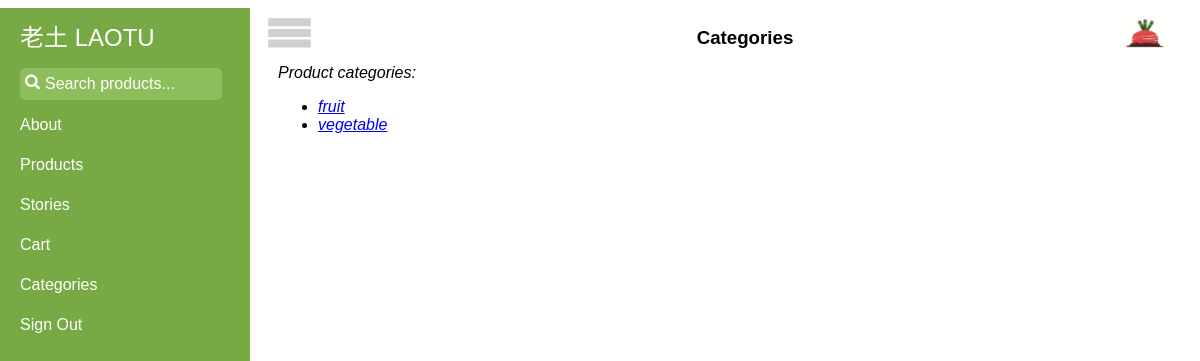
The app's page /categories (signed in), older data.
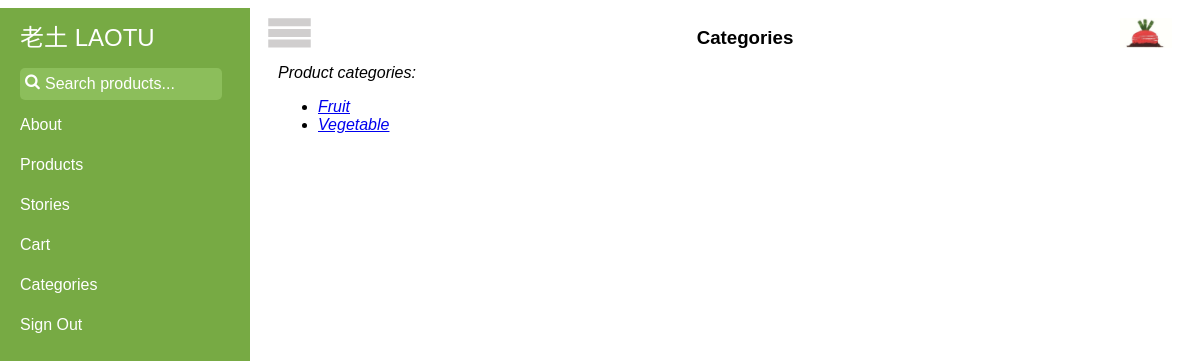
The same page, newer data.
### tables this page shows
CREATE TABLE product (
    product_id integer primary key autoincrement,
    title text not null,
    category text not null,
    quantity integer not null,
    price decimal(7,2) not null,
    location text not null,
    description text not null,
    producer_id integer not null,
    FOREIGN KEY (producer_id) REFERENCES producer(producer_id)
);

### laotu.py (the view)
@app.route('/categories')
def categories():
    categories = query_db("""select distinct category from product""")
    return render_template('categories.html', categories=categories)

### laotu.py (called while the page is built)
def get_db():
    top = _app_ctx_stack.top
    if not hasattr(top, 'sqlite_db'):
        top.sqlite_db = sqlite3.connect(app.config['DATABASE'])
        top.sqlite_db.row_factory = sqlite3.Row
    return top.sqlite_db

@app.teardown_appcontext
def close_database(exception):
    top = _app_ctx_stack.top
    if hasattr(top, 'sqlite_db'):
        top.sqlite_db.close()

def query_db(query, args=(), one=False):
    cur = get_db().execute(query, args)
    rv = cur.fetchall()
    return (rv[0] if rv else None) if one else rv

@app.before_request
def before_request():
    g.user = None
    if 'user_id' in session:
        g.user = query_db('select * from user where user_id = ?',
                          [session['user_id']], one=True)

### templates/categories.html
{% extends "layout.html" %}
{% block title %}
    Categories
{% endblock %}
{% block header %}
    {{ self.title() }}
{% endblock %}
{% block main %}
    {% if categories %}
        <em>Product categories:</em>
        <ul class="categories">
    {% for category in categories %}
        <li><em><a href={{ url_for('show_products_list_category', category=category.category) }}>{{ category.category }}</a></em>
    {% endfor %}
        </ul>
    {% else %}
        <em>No categories found, try again later</em>
    {% endif %}
{% endblock %}

Row changes from the older to the newer data that the page shows:
changed product: category "fruit" → "Fruit"
changed product: category "vegetable" → "Vegetable"
